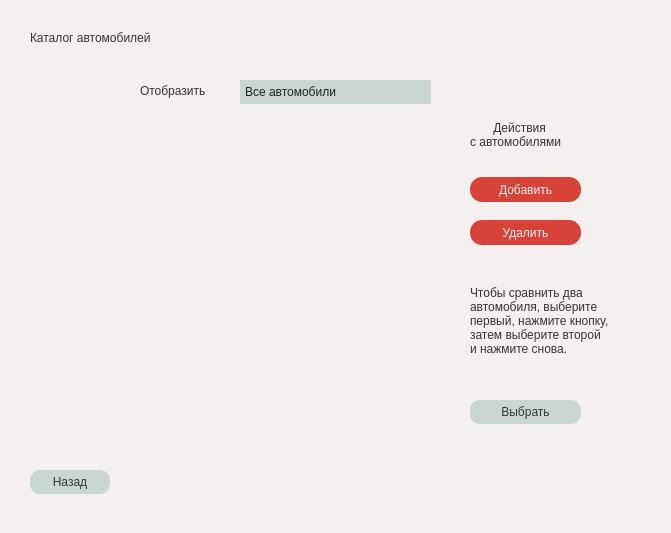
<?xml version="1.0" encoding="UTF-8"?>
<ui version="4.0">
 <class>CatalogWindow</class>
 <widget class="QDialog" name="CatalogWindow">
  <property name="geometry">
   <rect>
    <x>0</x>
    <y>0</y>
    <width>671</width>
    <height>533</height>
   </rect>
  </property>
  <property name="windowTitle">
   <string>Каталог автомобилей</string>
  </property>
  <property name="styleSheet">
   <string notr="true">background-color: rgb(244, 240, 239);
font: 600 10pt &quot;Montserrat&quot;;
color: rgb(55, 51, 53);</string>
  </property>
  <widget class="QListWidget" name="listWidget">
   <property name="geometry">
    <rect>
     <x>30</x>
     <y>120</y>
     <width>401</width>
     <height>311</height>
    </rect>
   </property>
   <property name="styleSheet">
    <string notr="true">QListWidget
{
	background-color: rgb(244, 240, 239);
	border: none;
	border-radius: 15px;
	color: rgb(55, 51, 53);
	font: 9pt &quot;Montserrat&quot;;
	outline: 0px;
}
QListWidget::item
{
	outline: none;
	padding: 2px;
	margin-right: 10px;
}
QScrollBar
{
	background-color: rgb(244, 240, 239);
	border: 2px solid rgb(244, 240, 239);
	width: 15px;
}
QScrollBar::handle:vertical
{
	border: 2px solid blue;
	background-color: rgb(244, 240, 239);
	border-radius: 2px;
	width: 5px;
}
 QScrollBar::add-line:vertical {
     border: 2px solid rgb(55, 51, 53);
     background:  rgb(244, 240, 239);
     height: 20px;
 }</string>
   </property>
  </widget>
  <widget class="QPushButton" name="backPushButton">
   <property name="geometry">
    <rect>
     <x>30</x>
     <y>470</y>
     <width>80</width>
     <height>24</height>
    </rect>
   </property>
   <property name="styleSheet">
    <string notr="true">QPushButton:hover
{
	background-color: #9AB6AC;
}
QPushButton{
	color: rgb(55, 51, 53);
	font: 600 10pt &quot;Montserrat&quot;;
	border-radius: 10px;
	border-style: solid;
	border-width: 0px;
	background-color: rgb(200, 215, 210);
	padding: 5px;
}

</string>
   </property>
   <property name="text">
    <string>Назад</string>
   </property>
  </widget>
  <widget class="QLabel" name="topLabel">
   <property name="geometry">
    <rect>
     <x>30</x>
     <y>30</y>
     <width>181</width>
     <height>16</height>
    </rect>
   </property>
   <property name="styleSheet">
    <string notr="true">color: rgb(55, 51, 53);
font: 600 11pt &quot;Montserrat&quot;;</string>
   </property>
   <property name="text">
    <string>Каталог автомобилей</string>
   </property>
  </widget>
  <widget class="QPushButton" name="addPushButton">
   <property name="geometry">
    <rect>
     <x>470</x>
     <y>177</y>
     <width>111</width>
     <height>25</height>
    </rect>
   </property>
   <property name="styleSheet">
    <string notr="true">QPushButton:hover
{
	background-color: #CC3329;
}
QPushButton{
	color: rgb(244, 240, 239);
	font: 600 10pt &quot;Montserrat&quot;;
	border-radius: 12px;
	border-style: solid;
	border-width: 0px;
	background-color: rgb(215, 67, 57);
	padding: 5px;
}
</string>
   </property>
   <property name="text">
    <string>Добавить</string>
   </property>
  </widget>
  <widget class="QPushButton" name="deletePushButton">
   <property name="geometry">
    <rect>
     <x>470</x>
     <y>220</y>
     <width>111</width>
     <height>25</height>
    </rect>
   </property>
   <property name="styleSheet">
    <string notr="true">QPushButton:hover
{
	background-color: #CC3329;
}
QPushButton{
	color: rgb(244, 240, 239);
	font: 600 10pt &quot;Montserrat&quot;;
	border-radius: 12px;
	border-style: solid;
	border-width: 0px;
	background-color: rgb(215, 67, 57);
	padding: 5px;
}
</string>
   </property>
   <property name="text">
    <string>Удалить</string>
   </property>
  </widget>
  <widget class="QLabel" name="rightLabel">
   <property name="geometry">
    <rect>
     <x>470</x>
     <y>119</y>
     <width>121</width>
     <height>31</height>
    </rect>
   </property>
   <property name="styleSheet">
    <string notr="true">color: rgb(55, 51, 53);
font: 600 10pt &quot;Montserrat&quot;;
</string>
   </property>
   <property name="text">
    <string>       Действия
с автомобилями</string>
   </property>
  </widget>
  <widget class="QLabel" name="compareLabel">
   <property name="geometry">
    <rect>
     <x>470</x>
     <y>260</y>
     <width>181</width>
     <height>121</height>
    </rect>
   </property>
   <property name="styleSheet">
    <string notr="true">text-align: center;</string>
   </property>
   <property name="text">
    <string>Чтобы сравнить два
автомобиля, выберите
первый, нажмите кнопку,
затем выберите второй
и нажмите снова.</string>
   </property>
  </widget>
  <widget class="QPushButton" name="comparePushButton">
   <property name="geometry">
    <rect>
     <x>470</x>
     <y>400</y>
     <width>111</width>
     <height>24</height>
    </rect>
   </property>
   <property name="styleSheet">
    <string notr="true">QPushButton:hover
{
	background-color: #9AB6AC;
}
QPushButton{
	color: rgb(55, 51, 53);
	font: 600 10pt &quot;Montserrat&quot;;
	border-radius: 10px;
	border-style: solid;
	border-width: 0px;
	background-color: rgb(200, 215, 210);
	padding: 5px;
}
</string>
   </property>
   <property name="text">
    <string>Выбрать</string>
   </property>
  </widget>
  <widget class="QLabel" name="filterLabel">
   <property name="geometry">
    <rect>
     <x>140</x>
     <y>80</y>
     <width>91</width>
     <height>21</height>
    </rect>
   </property>
   <property name="text">
    <string>Отобразить</string>
   </property>
  </widget>
  <widget class="QComboBox" name="filterComboBox">
   <property name="geometry">
    <rect>
     <x>240</x>
     <y>80</y>
     <width>191</width>
     <height>24</height>
    </rect>
   </property>
   <property name="styleSheet">
    <string notr="true">QComboBox 
{
	color: rgb(30, 36, 39);
	font: 600 10pt &quot;Montserrat&quot;;
	border-style: solid;
	border-width: 0px;
	background-color: rgb(200, 215, 210);
	padding: 5px;
	outline: none;
}
QComboBox::drop-down
{
	border:none;
}
QComboBox::down-arrow
{
	image: url(:/rcs/free-icon-down-arrow-2985150.png);
	wigth: 30px;
	height:30px;
	margin-right: 5px;
}
QComboBox QAbstractItemView::item:selected
{
	background-color:rgb(244, 240, 239);
	border-left: 2px solid #CC3329;
	outline:none;
}
QComboBox QAbstractItemView::item
{
	outline: none;
	border-left: 2px solid rgb(244, 240, 239);
}
QComboBox QAbstractItemView
{
	outline: none;
}</string>
   </property>
   <item>
    <property name="text">
     <string>Все автомобили</string>
    </property>
   </item>
   <item>
    <property name="text">
     <string>Только электрические</string>
    </property>
   </item>
   <item>
    <property name="text">
     <string>Только с ДВС</string>
    </property>
   </item>
   <item>
    <property name="text">
     <string>Только гибридные</string>
    </property>
   </item>
  </widget>
 </widget>
 <resources>
  <include location="resource.qrc"/>
 </resources>
 <connections/>
</ui>
